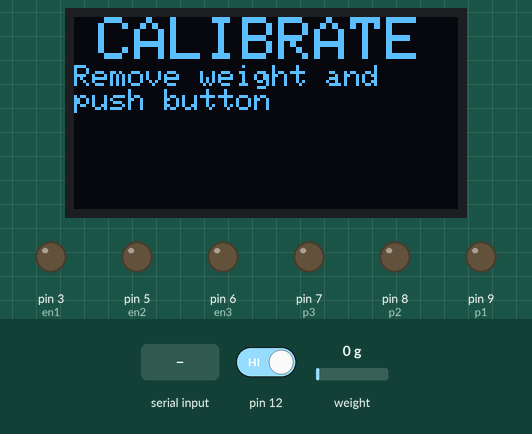
This sketch was run on a simulated Arduino Uno, built with avr-gcc and run on an emulated ATmega328P. On the bench: 128×64 one-colour display, output pins drawn as LEDs (lit = HIGH). The test bench sets the inputs (shaded band); at power-on: pin 12 HIGH, weight on the scale 0 g. What the sketch prints to the serial monitor is not drawn.

Above: at 9.9 s.
10.0 s: pin 12 driven LOW
At 12.0 s:
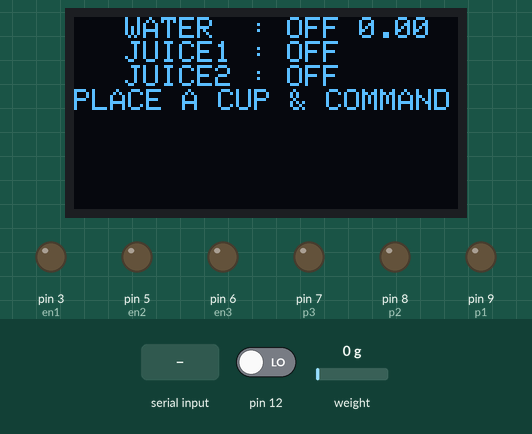
12.8 s: weight on the scale set to 100 g
At 14.3 s:
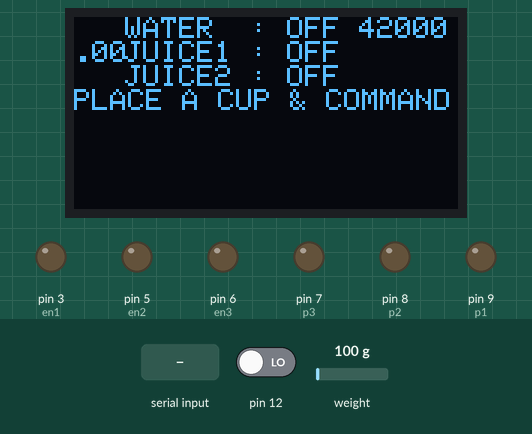
14.6 s: "1" received over Serial
At 15.13 s:
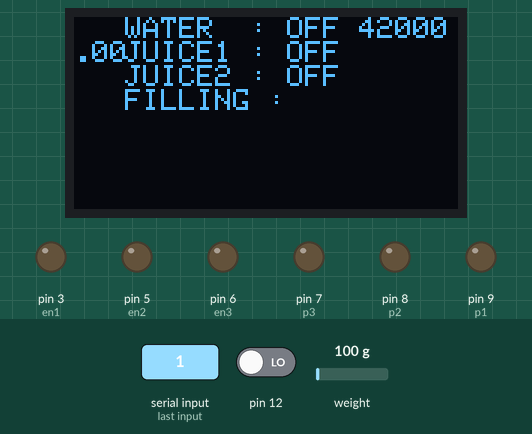
16.8 s: byte 1 (1) received over Serial
At 18.5 s:
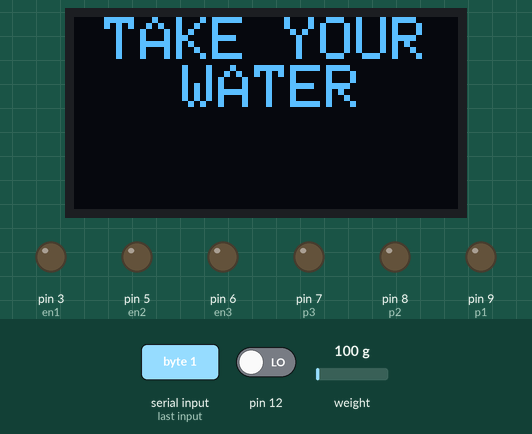
18.9 s: byte 2 (2) received over Serial
At 21.7 s:
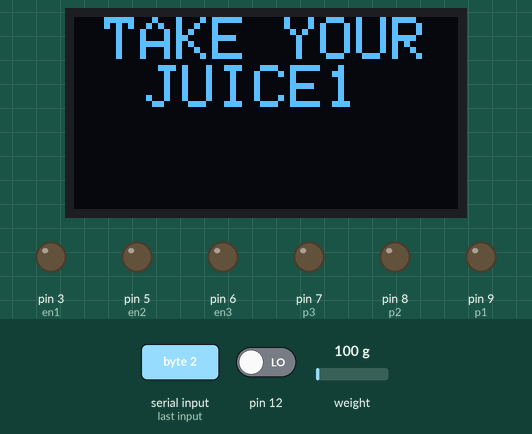
21.9 s: byte 3 (3) received over Serial
At 25.4 s:
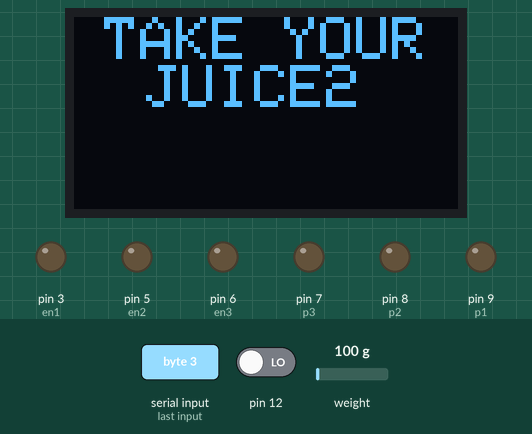
Timing chart, 0 to 26.9 s (numbered marks = the images above; inputs shaded):
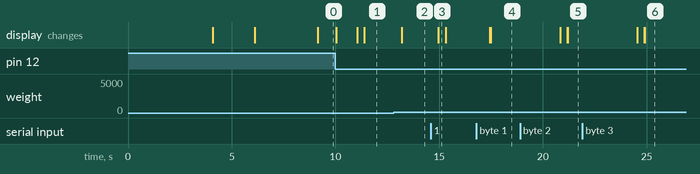

The sketch:

Final_uno.ino
```cpp
int data; //Initialized variable to store recieved data
#include <Wire.h>
#include <Adafruit_GFX.h>
#include <Adafruit_SSD1306.h>
#define OLED_RESET 4
Adafruit_SSD1306 display(OLED_RESET);
#include <HX711.h>
HX711 scale;
uint8_t dataPin = 10;
uint8_t clockPin = 11;
float weight =0;
float fill=0;

int en1 =3;
int p1=9;
int en2 =5;
int p2=8;
int en3 =6;
int p3=7;
int Speed=100;


void setup() {
  //Serial Begin at 9600 Baud
  Serial.begin(9600);
  initialise();
  pinMode(12,INPUT);

  pinMode(en1,OUTPUT);
  pinMode(p1,OUTPUT);


  pinMode(en2,OUTPUT);
  pinMode(p2,OUTPUT);


  pinMode(en3,OUTPUT);
  pinMode(p3,OUTPUT);


  loadcell();

  }

void loop() {
  weight =scale.get_units(3);
  display.setTextSize(1);
  display.setCursor(17,0);
  display.print("WATER  : OFF ");
  display.print(weight);
  display.setCursor(17,8);
  display.print("JUICE1 : OFF");
  display.setCursor(17,16);
  display.print("JUICE2 : OFF");
  display.setCursor(0,24);
  display.print("PLACE A CUP & COMMAND");
  display.display();

  if (Serial.available()) {

  data = Serial.read(); //Read the serial data and store it
 while(true){
   weight =scale.get_units(3);
   if(weight > 60){
    display.setCursor(0,24);
     display.setTextColor(BLACK);
     display.print("PLACE A CUP & COMMAND");
     display.setCursor(17,24);
     display.setTextColor(WHITE);
     display.print("FILLING : ");
     display.display();
    break;
  }
}
  switch (data){
    case 1:
    while(weight<350){

     weight =scale.get_units(3);
     fill=(((weight-90)*100)/260);
     analogWrite(en1, 200);
     digitalWrite(p1,HIGH);
     display.setTextSize(1);
     display.setCursor(17,0);
     display.print("WATER  : ON ");
     display.print(weight);
     display.setCursor(17,8);
     display.print("JUICE1 : OFF");
     display.setCursor(17,16);
     display.print("JUICE2 : OFF");
     display.setCursor(17,24);
     display.print("FILLING : ");
     display.print(fill);
     display.print(" %");
     display.display();
     display.clearDisplay();

    }
    digitalWrite(p1,LOW);
    display.clearDisplay();
    display.setTextSize(2);
    display.setCursor(10,0);
    display.print("TAKE YOUR");
    display.setCursor(0,16);
    display.print("   WATER");
    display.display();
    delay(3000);
     break;

    case 2:
     while(weight<350){
     weight =scale.get_units(3);
     fill=(((weight-90)*100)/260);
     analogWrite(en2, Speed);
     digitalWrite(p2,HIGH);
     display.setTextSize(1);
     display.setCursor(17,0);
     display.print("WATER  : OFF ");
     display.print(weight);
     display.setCursor(17,8);
     display.print("JUICE1 : ON");
     display.setCursor(17,16);
     display.print("JUICE2 : OFF");
     display.setCursor(17,24);
     display.print("FILLING : ");
     display.print(fill);
     display.print(" %");
     display.display();
     display.clearDisplay();
    }
    digitalWrite(p2,LOW);
    display.clearDisplay();
    display.setTextSize(2);
    display.setCursor(10,0);
    display.print("TAKE YOUR");
    display.setCursor(0,16);
    display.print("  JUICE1");
    display.display();
    delay(3000);
     break;

    case 3:
     while(weight<350){
     weight =scale.get_units(3);
     fill=(((weight-90)*100)/260);
     analogWrite(en3, Speed);
     digitalWrite(p3,HIGH);
     display.setTextSize(1);
     display.setCursor(17,0);
     display.print("WATER  : OFF ");
     display.print(weight);
     display.setCursor(17,8);
     display.print("JUICE1 : OFF");
     display.setCursor(17,16);
     display.print("JUICE2 : ON");
     display.setCursor(17,24);
     display.print("FILLING : ");
     display.print(fill);
     display.print(" %");
     display.display();
     display.clearDisplay();
    }
    digitalWrite(p3,LOW);
    display.clearDisplay();
    display.setTextSize(2);
    display.setCursor(10,0);
    display.print("TAKE YOUR");
    display.setCursor(0,16);
    display.print("  JUICE2");
    display.display();
    delay(3000);
     break;

    case 4:
     while(weight<350){
     weight =scale.get_units(3);
     fill=(((weight-90)*100)/260);
     analogWrite(en2, 70);
     digitalWrite(p2,HIGH);
     analogWrite(en3, 70);
     digitalWrite(p3,HIGH);
     display.setTextSize(1);
     display.setCursor(17,0);
     display.print("WATER  : OFF ");
     display.print(weight);
     display.setCursor(17,8);
     display.print("JUICE1 : ON");
     display.setCursor(17,16);
     display.print("JUICE2 : ON");
     display.setCursor(17,24);
     display.print("FILLING : ");
     display.print(fill);
     display.print(" %");
     display.display();
     display.clearDisplay();
    }
    digitalWrite(p2,LOW);
    digitalWrite(p3,LOW);
    display.clearDisplay();
    display.setTextSize(2);
    display.setCursor(10,0);
    display.print("TAKE YOUR");
    display.setCursor(0,16);
    display.print("    MIX");
    display.display();
    delay(3000);
     break;

  }
  Serial.println(data); //prints the stored value in ‘data’ to the serial monito


  }

  else if (Serial.available()==false){
    ;
  }
  display.display();
  display.clearDisplay();

}

void initialise(){
  Wire.begin();
  display.begin(SSD1306_SWITCHCAPVCC, 0x3C);
  display.clearDisplay();
  display.setTextColor(WHITE);
  display.setTextSize(1);
  display.setCursor(17,0);
  display.print("VIRTUAL ASSISTANT");
  display.setCursor(35,8);
  display.print("CONTROLLED");
  display.setCursor(23,16);
  display.print("SMART BEVERAGE");
  display.setCursor(38,24);
  display.print("DISPENSER");
  display.display();
  delay(4000);
  display.clearDisplay();
  display.setTextSize(4);
  display.setCursor(43,0);
  display.print("BY");
  display.display();
  delay(2000);
  display.clearDisplay();
  display.setTextSize(3);
  display.setCursor(0,5);
  display.print("BATCH-6");
  display.display();
  delay(3000);
  display.clearDisplay();

}

void loadcell(){

  scale.begin(dataPin, clockPin);
  display.setTextSize(2);
  display.setCursor(8,0);
  display.print("CALIBRATE");
  display.setTextSize(1);
  display.setCursor(0,16);
  display.print("Remove weight and    push button");
  display.display();

  while(true){
  if(digitalRead(12)==LOW){
    display.clearDisplay();
    display.setTextSize(2);
    display.setCursor(8,0);
    display.print("CALIBRATE");
    display.display();
    break;
  }
  }

  scale.tare();
  display.setTextSize(1);
  display.setCursor(0,20);
  display.print("Keep 32g, push button");
  display.display();
  while(true){
  if(digitalRead(12)==LOW){
     scale.calibrate_scale(32, 5);
     display.clearDisplay();
     break;
  }
  }
}
```

Measured:
- after the input at 10.0 s, the display: first changes at once (image 1 shows a later state)
- after the input at 12.8 s, the display: changes after 0.39 s (image 2)
- after the input at 14.6 s, the display: changes after 0.36 s (image 3)
- after the input at 16.8 s, the display: first changes after 0.65 s (image 4 shows a later state)
- after the input at 18.9 s, the display: first differs from a run without the input after 2.3 s (image 5 shows a later state)
- after the input at 21.9 s, the display: first differs from a run without the input after 3.0 s (image 6 shows a later state)
